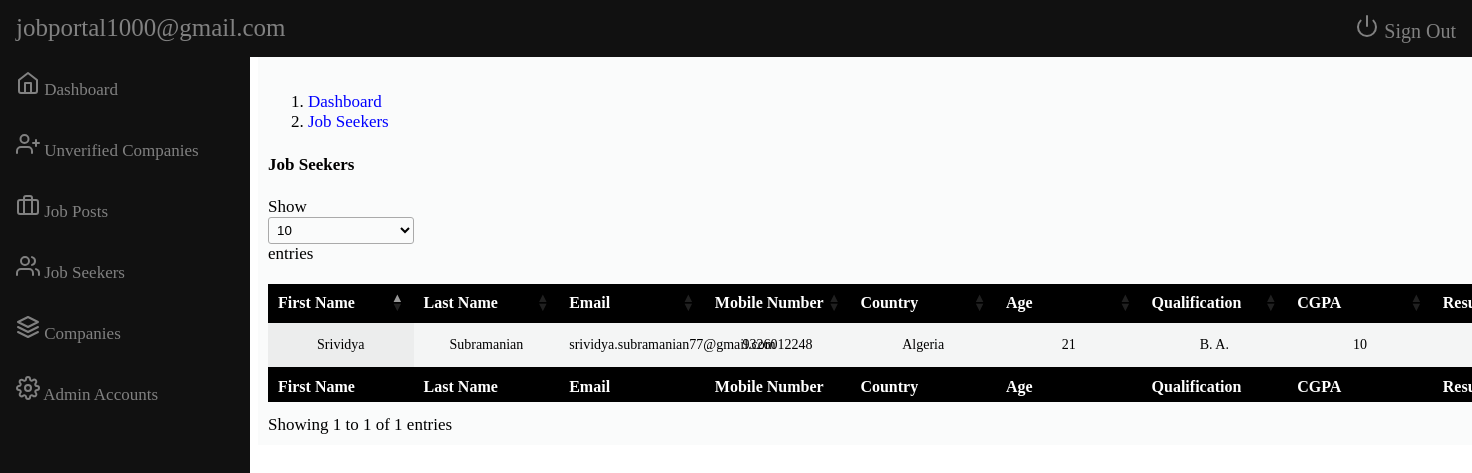
The app's page /admin/seeker.php (signed in), older data.
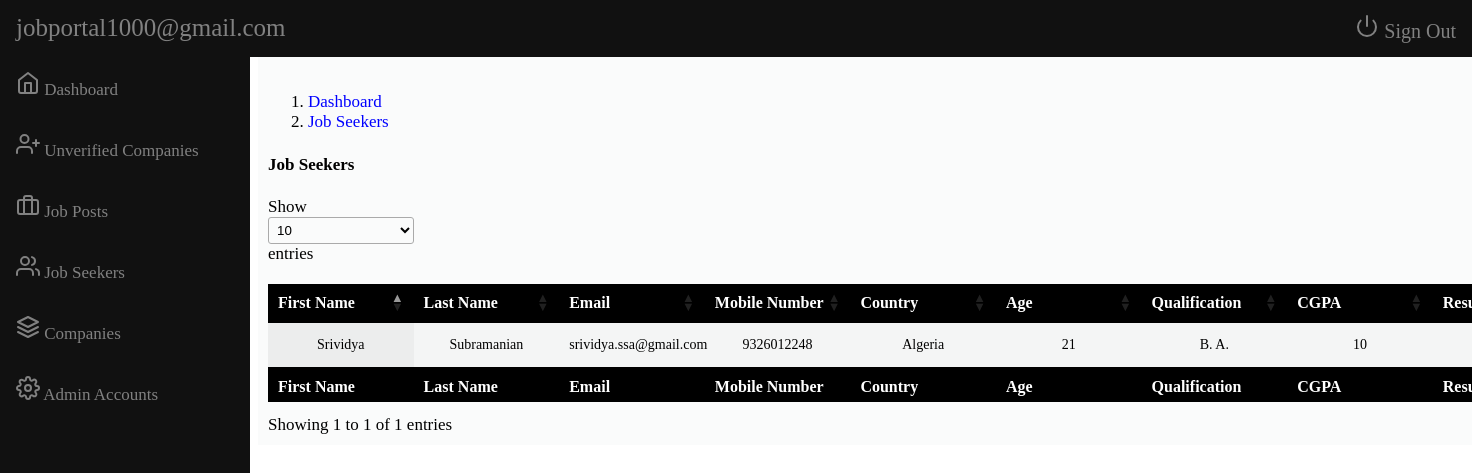
The same page, newer data.
### tables this page shows
CREATE TABLE `job_seeker` (
  `id` int(11) NOT NULL,
  `fname` varchar(255) NOT NULL,
  `lname` varchar(255) NOT NULL,
  `email` varchar(255) NOT NULL,
  `password` varchar(255) NOT NULL,
  `mobileno` varchar(10) NOT NULL,
  `address` varchar(255) DEFAULT NULL,
  `country` varchar(100) NOT NULL,
  `city` varchar(255) DEFAULT NULL,
  `state` varchar(255) DEFAULT NULL,
  `dob` varchar(255) NOT NULL,
  `age` varchar(255) NOT NULL,
  `qualification` varchar(255) NOT NULL,
  `stream` varchar(255) NOT NULL,
  `passingyear` varchar(255) NOT NULL,
  `cgpa` varchar(10) NOT NULL,
  `aboutme` varchar(255) DEFAULT NULL,
  `skills` varchar(255) DEFAULT NULL,
  `resume` varchar(200) NOT NULL
);

### admin/seeker.php (the view, shortened to what this page needs)
<?php
include('include/header.php');
include('include/sidebar.php');
?>
<main role="main" class="col-md-9 ml-sm-auto col-lg-10 pt-3 px-4">
    <nav aria-label="breadcrumb">
        <ol class="breadcrumb">
            <li class="breadcrumb-item"><a href="dashboard.php">Dashboard</a></li>
            <li class="breadcrumb-item"><a href="seeker.php">Job Seekers</a></li>
        </ol>
    </nav>
    <div class="d-flex justify-content-between flex-wrap flex-md-nowrap align-items-center pb-2 mb-3 border-bottom">
        <h1 class="h2">Job Seekers</h1>
    </div>
    <table id="example" class="display" style="width:100%">
        <thead>
            <tr>
                <th>First Name</th>
                <th>Last Name</th>
                <th>Email</th>
                <th>Mobile Number</th>
                <th>Country</th>
                <th>Age</th>
                <th>Qualification</th>
                <th>CGPA</th>
                <th>Resume</th>
            </tr>
        </thead>
        <tbody>
            <?php
            include('connection/db.php');
            $query = mysqli_query($conn, "select * from job_seeker");
            while ($row = mysqli_fetch_array($query)) {
            ?>
                <tr>
                    <td><?php echo $row['fname'] ?></td>
                    <td><?php echo $row['lname'] ?></td>
                    <td><?php echo $row['email'] ?></td>
                    <td><?php echo $row['mobileno'] ?></td>
                    <td><?php echo $row['country'] ?></td>
                    <td><?php echo $row['age'] ?></td>
                    <td><?php echo $row['qualification'] ?></td>
                    <td><?php echo $row['cgpa'] ?></td>
                    <td>
                    </td>
                </tr>
            <?php } ?>
        </tbody>
        <tfoot>
            <tr>
                <th>First Name</th>
                <th>Last Name</th>
                <th>Email</th>
                <th>Mobile Number</th>
                <th>Country</th>
                <th>Age</th>
                <th>Qualification</th>
                <th>CGPA</th>
                <th>Resume</th>
            </tr>
        </tfoot>
    </table>
</main>
</div>
</div>
</body>
</html>

Row changes from the older to the newer data that the page shows:
changed job_seeker "Srividya": email "srividya.subramanian77@gmail.com" → "srividya.ssa@gmail.com"
